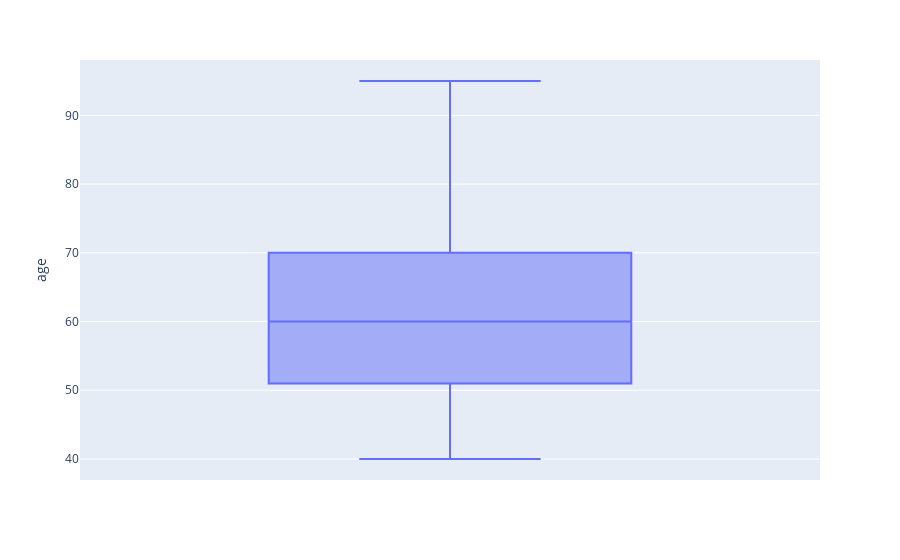

The notebook cell saved with this chart:
### Code cell
import plotly.express as px
fig = px.box(df, y="age")
fig.show()

### Figure 1 — Plotly figure (JSON) as saved in the notebook; plotly's stock layout.template omitted (floating-point values rounded to 4 significant figures; data arrays with more than 128 entries replaced by an {"elided": "..."} marker saying what was removed)
{"data": [{"alignmentgroup": "True", "hovertemplate": "age=%{y}<extra></extra>", "legendgroup": "", "marker": {"color": "#636efa"}, "name": "", "notched": false, "offsetgroup": "", "orientation": "v", "showlegend": false, "type": "box", "x0": " ", "xaxis": "x", "y": {"elided": "299 float values"}, "y0": " ", "yaxis": "y"}], "layout": {"boxmode": "group", "legend": {"tracegroupgap": 0}, "margin": {"t": 60}, "xaxis": {"anchor": "y", "domain": [0, 1]}, "yaxis": {"anchor": "x", "domain": [0, 1], "title": {"text": "age"}}}}
